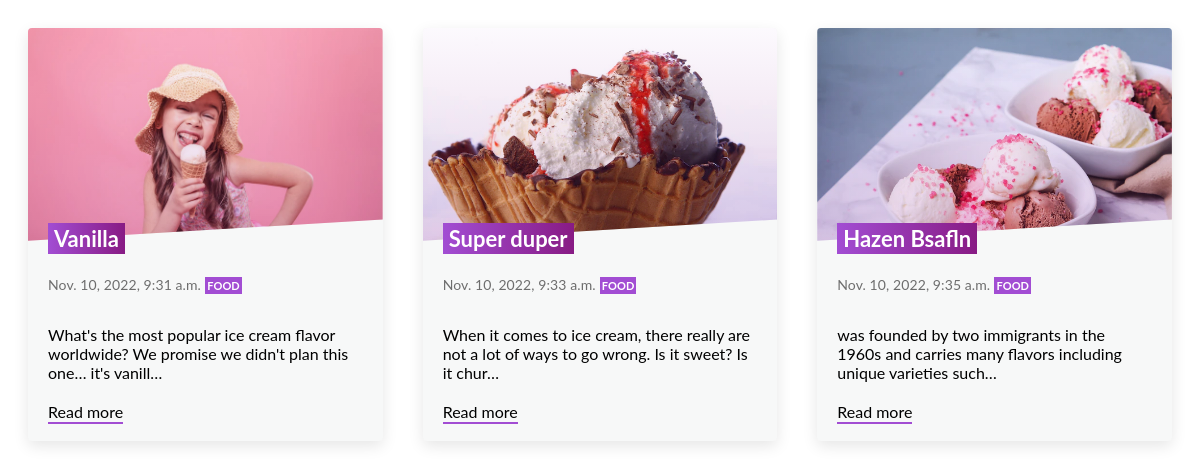
The app's page /category/food/ with its own data.
### app/models.py (models this page shows, shortened)
class BlogPost(models.Model):
    category = (('travel', 'travel'), ('fashion', 'fashion'),
                ('food', 'food'), ('science', 'science'),)
    id = models.UUIDField(primary_key=True, unique=True,
                          default=uuid.uuid4, editable=False)
    author = models.CharField(max_length=50, default='Mehjabin chowdhury')
    title = models.CharField(max_length=100)
    info = models.TextField()
    qoutes = models.TextField(blank=True)
    img = models.ImageField(upload_to='images')
    category = models.CharField(
        max_length=10, choices=category, blank=True, default='travel')
    date = models.DateTimeField(auto_now_add=True)
    views = models.IntegerField(default=0,blank=True)

### app/views.py (the view)
# urls.py: path('category/<str:cat>/', views.Category, name='category'),
def Category(request, cat):
    blogs = BlogPost.objects.filter(category=cat)
    template_name = 'category.html'
    return render(request, template_name, {'blogs': blogs})

### app/templates/category.html (shortened to what this page needs)
<section class="posts-listing">
  {% if blogs %} {% for blog in blogs %}
  <article class="post-item">
    <a class="post-item__inner" href="{% url 'blog_detail' blog.id %}">
      <div class="post-item__thumbnail-wrapper">
        <div
          class="post-item__thumbnail"
          style="background-image: url({{blog.img.url}})"
        ></div>
      </div>
      <div class="post-item__content-wrapper">
        <h2 class="post-item__title heading-size-4">
          <span>{{blog.title}}</span>
        </h2>
        <div class="post-item__metas">
          <time
            class="post-item__meta post-item__meta--date"
            datetime="2022-02-14T20:24:54+00:00"
            >{{blog.date}}</time
          >
          <p class="post-item__meta post-item__meta--category">
            {{blog.category}}
          </p>
        </div>
        <div class="post-item__excerpt">{{blog.info | truncatechars:100}}</div>
        <div class="post-item__read-more-wrapper">
          <p class="post-item__read-more">Read more</p>
        </div>
      </div>
    </a>
  </article>
  {% endfor %}
  {% else %}
  <h1>Does not have any categories</h1>
  {% endif %}
</section>

### app/templates/category.html (style rules this page uses)
.posts-listing { display: flex; flex-wrap: wrap; max-width: 1360px; margin: 0 auto; }
.post-item { width: calc(33.33% - 40px); margin: 20px; flex: 0 0 auto; font-family: "Lato", sans-serif; font-size: 1.6rem; }
.post-item__inner { display: flex; flex-direction: column; height: 100%; border-radius: 4px; background-color: #f7f8f8; box-shadow: 0 5px 15px rgba(0, 0, 0, 0.1); overflow: hidden; transition: box-shadow 0.2s; color: black; text-decoration: none; }
.post-item__thumbnail-wrapper { width: 100%; height: 0; padding-bottom: 60%; flex: 0 0 auto; position: relative; clip-path: polygon(0 0, 100% 0, 100% 90%, 0 100%); overflow: hidden; transition: clip-path 0.2s; }
.post-item__thumbnail { width: 100%; height: 100%; position: absolute; top: 0; left: 0; background-size: cover; transition: transform 0.3s; }
.post-item__thumbnail-wrapper:after { content: ""; width: 100%; height: 100%; position: absolute; top: 0; left: 0; z-index: 1; background-image: linear-gradient( to top, rgba(136, 27, 132, 0.2), rgba(162, 77, 211, 0.03) ); }
.post-item__content-wrapper { padding: 2rem; position: relative; height: auto; flex: 1 1 auto; display: flex; flex-direction: column; }
.post-item__title { color: white; line-height: 1.6; margin-top: -4rem; font-size: 2.2rem; margin-bottom: 1rem; }
.post-item__title span { display: inline; background-image: linear-gradient( to right, rgba(162, 77, 211), rgba(136, 27, 132) ); padding: 0.2rem 0.6rem; -webkit-box-decoration-break: clone; box-decoration-break: clone; }
.post-item__metas { margin-bottom: 2rem; }
.post-item__meta--date { color: #6d6d6d; letter-spacing: 0.01rem; font-size: 1.4rem; }
.post-item__meta--category { display: inline-block; background-color: #a24dd3; color: white; font-size: 1.1rem; text-transform: uppercase; letter-spacing: 0.01rem; font-weight: 700; padding: 2px; }
.post-item__excerpt { margin-bottom: 2rem; }
.post-item__read-more-wrapper { margin-top: auto; }
.post-item__read-more { padding: 3px 0; display: inline; background-image: linear-gradient(#a24dd3, #a24dd3); background-repeat: no-repeat; background-size: 100% 2px; background-position: left bottom; transition: background-size 0.3s; }

### records on screen
BlogPost: img (picture), title "Vanilla", date "Nov. 10, 2022, 9:31 a.m.", category "FOOD", info "What's the most popular ice cream flavor worldwide? We promise we didn't plan this one… it's vanill…"
BlogPost: img (picture), title "Super duper", date "Nov. 10, 2022, 9:33 a.m.", category "FOOD", info "When it comes to ice cream, there really are not a lot of ways to go wrong. Is it sweet? Is it chur…"
BlogPost: img (picture), title "Hazen Bsafln", date "Nov. 10, 2022, 9:35 a.m.", category "FOOD", info "was founded by two immigrants in the 1960s and carries many flavors including unique varieties such…"
